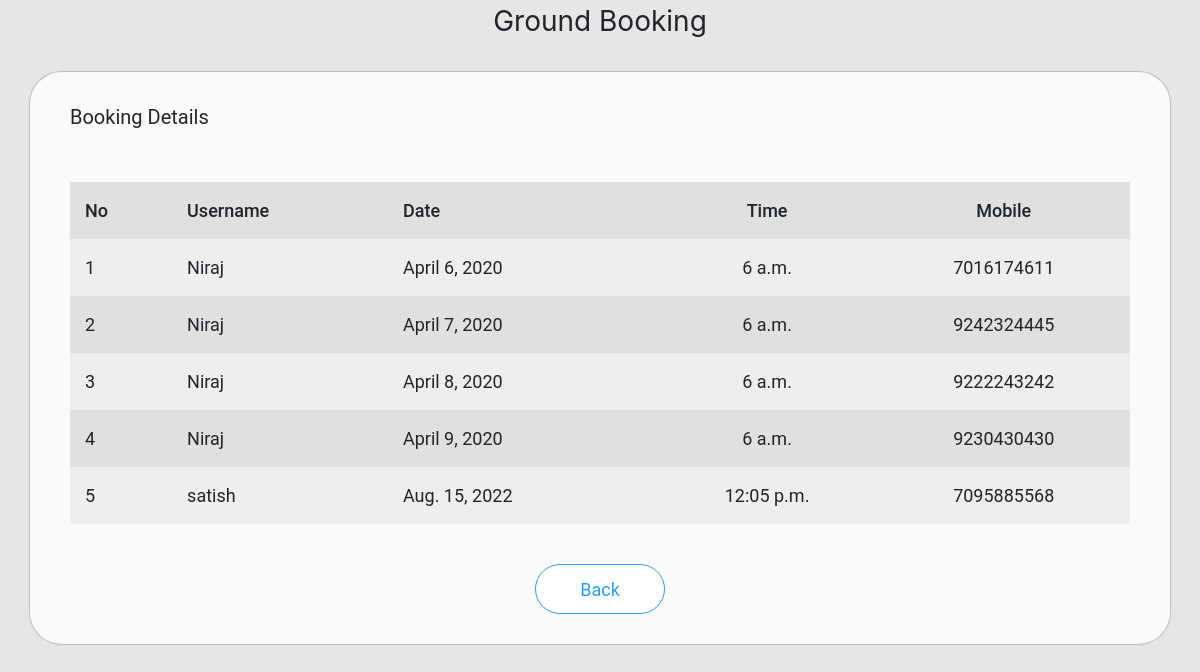
Page /scm/admin_booking (signed in) on the committed database.
### scmapp/models.py (models this page shows)
class Book_ground(models.Model):
    bid = models.AutoField(primary_key=True)
    uid = models.IntegerField()
    name = models.CharField(max_length=20)
    date = models.DateField()
    time = models.TimeField()
    mobile = models.CharField(max_length=10)

### scmapp/views.py (the view)
def admin_booking(request):
    if 'aname' in request.session:
        booking = Book_ground.objects.all()
        data = {'booking':booking}
        return render(request,'admin_booking.html',context=data)
    else:
        data = {'status':'You need to login first'}
        return render(request,'admin_login.html',context=data)

### templates/admin_booking.html (shortened to what this page needs)
<!DOCTYPE html>
{% load static %}
<html>
<head>
  <link rel="stylesheet" href="https://stackpath.bootstrapcdn.com/bootstrap/4.4.1/css/bootstrap.min.css">
  <link rel="stylesheet" href="{% static 'css/admin_event.css' %}">
</head>
<body>
<div class="container-fluid header text-center">
  Ground Booking
</div>
<div class="container box">
  Booking Details
  <table>
    <tr style="font-weight:500;">
      <td>No</td>
      <td>Username</td>
      <td>Date</td>
      <td>Time</td>
      <td>Mobile</td>
    </tr>
    {% for b in booking %}
      <tr>
        <td>{{ forloop.counter }}</td>
        <td>{{ b.name}}</td>
        <td>{{ b.date }}</td>
        <td>{{ b.time }}</td>
        <td>{{ b.mobile }}</td>
      </tr>
    {% empty %}
      <tr>
        <td colspan="5" align="center">No Bookings</td>
      </tr>
    {% endfor %}
  </table>
  <div class="footer">
    <a href="{% url 'scmapp:admin_home' %}"><button>Back</button></a>
  </div>
</div>
</body>
</html>

### static/css/admin_event.css (style rules this page uses)
body { background-color: #e6e6e6; }
.header { margin: 30 0px 0px 0px; font-size: 28px; }
.container { width: 100%; }
.box { margin-top: 30px; margin-bottom: 50px; background-color: #fafafa; font-family: 'Roboto'; font-size: 20px; padding: 30px 40px 30px 40px; border-radius: 32px; -webkit-box-shadow:0px 0px 1px 1px #bdbdbd; }
.box button { width: 130px; height: 50px; margin: 0px; background-color: #fff; outline: none; border:1.5px solid #2f9cf1; border-radius: 64px; font-size: 18px; color:#2f9cf1; }
.box table { margin:50px 0px 0px 0px; width:100%; }
.box td { padding:15px; }
.box tr { font-size: 18px; }
.box tr:nth-child(1) { font-size: 18px; font-weight: 500; background-color: #a9a9a9; }
.box tr:nth-child(even) { background-color: #eeeeee; }
.box tr:nth-child(odd) { background-color: #e0e0e0; }
.box td:nth-child(4) { text-align: center; }
.box td:nth-child(5) { text-align: center; }
.footer { margin:40px 0px 0px 0px; height: 50px; text-align: center; }
.footer button { width: 130; background-color: #fff; outline: none; border:1.5px solid #2f9cf1; padding: 10 20 10 20; border-radius: 64px; font-size: 18; color:#2f9cf1; }
.footer a { color:black; }

### rows in the picture
Book_ground: name "Niraj", date "April 6, 2020", time "6 a.m.", mobile "7016174611"
Book_ground: name "Niraj", date "April 7, 2020", time "6 a.m.", mobile "9242324445"
Book_ground: name "Niraj", date "April 8, 2020", time "6 a.m.", mobile "9222243242"
Book_ground: name "Niraj", date "April 9, 2020", time "6 a.m.", mobile "9230430430"
Book_ground: name "satish", date "Aug. 15, 2022", time "12:05 p.m.", mobile "7095885568"
